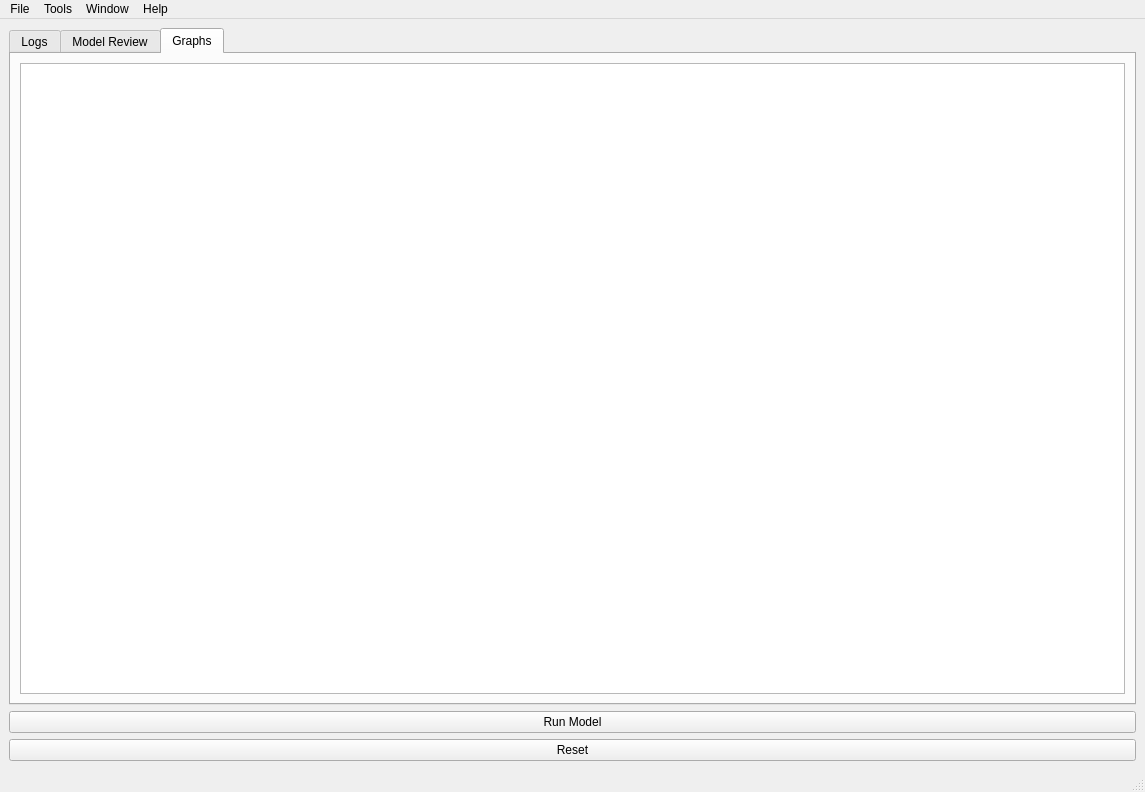
<?xml version="1.0" encoding="UTF-8"?>
<ui version="4.0">
 <class>MainWindow</class>
 <widget class="QMainWindow" name="MainWindow">
  <property name="windowModality">
   <enum>Qt::WindowModality::NonModal</enum>
  </property>
  <property name="enabled">
   <bool>true</bool>
  </property>
  <property name="geometry">
   <rect>
    <x>0</x>
    <y>0</y>
    <width>1145</width>
    <height>792</height>
   </rect>
  </property>
  <property name="minimumSize">
   <size>
    <width>959</width>
    <height>577</height>
   </size>
  </property>
  <property name="contextMenuPolicy">
   <enum>Qt::ContextMenuPolicy::DefaultContextMenu</enum>
  </property>
  <property name="windowTitle">
   <string>Telemetry</string>
  </property>
  <property name="statusTip">
   <string/>
  </property>
  <property name="whatsThis">
   <string/>
  </property>
  <property name="accessibleName">
   <string/>
  </property>
  <property name="accessibleDescription">
   <string/>
  </property>
  <property name="autoFillBackground">
   <bool>true</bool>
  </property>
  <property name="dockOptions">
   <set>QMainWindow::DockOption::AllowTabbedDocks|QMainWindow::DockOption::AnimatedDocks</set>
  </property>
  <widget class="QWidget" name="centralwidget">
   <layout class="QVBoxLayout" name="verticalLayout">
    <item>
     <widget class="QTabWidget" name="tabWidget">
      <property name="minimumSize">
       <size>
        <width>0</width>
        <height>0</height>
       </size>
      </property>
      <property name="currentIndex">
       <number>2</number>
      </property>
      <widget class="QWidget" name="tab_2">
       <attribute name="title">
        <string>Logs</string>
       </attribute>
       <widget class="QTextEdit" name="textEdit">
        <property name="geometry">
         <rect>
          <x>10</x>
          <y>10</y>
          <width>761</width>
          <height>461</height>
         </rect>
        </property>
        <property name="readOnly">
         <bool>true</bool>
        </property>
       </widget>
      </widget>
      <widget class="QWidget" name="tab">
       <attribute name="title">
        <string>Model Review</string>
       </attribute>
       <widget class="QPushButton" name="dataPathButton">
        <property name="geometry">
         <rect>
          <x>880</x>
          <y>20</y>
          <width>61</width>
          <height>31</height>
         </rect>
        </property>
        <property name="text">
         <string>...</string>
        </property>
       </widget>
       <widget class="QTextEdit" name="dataPathEdit">
        <property name="geometry">
         <rect>
          <x>100</x>
          <y>20</y>
          <width>761</width>
          <height>31</height>
         </rect>
        </property>
        <property name="lineWrapMode">
         <enum>QTextEdit::LineWrapMode::NoWrap</enum>
        </property>
        <property name="readOnly">
         <bool>true</bool>
        </property>
       </widget>
       <widget class="QLabel" name="label">
        <property name="geometry">
         <rect>
          <x>30</x>
          <y>30</y>
          <width>58</width>
          <height>16</height>
         </rect>
        </property>
        <property name="text">
         <string>Data File</string>
        </property>
       </widget>
      </widget>
      <widget class="QWidget" name="tab_3">
       <attribute name="title">
        <string>Graphs</string>
       </attribute>
       <layout class="QGridLayout" name="gridLayout">
        <item row="0" column="0">
         <widget class="QGraphicsView" name="graphicsView">
          <property name="sizePolicy">
           <sizepolicy hsizetype="Expanding" vsizetype="Expanding">
            <horstretch>0</horstretch>
            <verstretch>0</verstretch>
           </sizepolicy>
          </property>
          <property name="minimumSize">
           <size>
            <width>0</width>
            <height>0</height>
           </size>
          </property>
          <property name="layoutDirection">
           <enum>Qt::LayoutDirection::LeftToRight</enum>
          </property>
          <property name="sizeAdjustPolicy">
           <enum>QAbstractScrollArea::SizeAdjustPolicy::AdjustToContents</enum>
          </property>
          <property name="alignment">
           <set>Qt::AlignmentFlag::AlignJustify|Qt::AlignmentFlag::AlignVCenter</set>
          </property>
          <property name="dragMode">
           <enum>QGraphicsView::DragMode::ScrollHandDrag</enum>
          </property>
          <property name="cacheMode">
           <set>QGraphicsView::CacheModeFlag::CacheBackground</set>
          </property>
          <property name="transformationAnchor">
           <enum>QGraphicsView::ViewportAnchor::AnchorUnderMouse</enum>
          </property>
          <property name="resizeAnchor">
           <enum>QGraphicsView::ViewportAnchor::AnchorUnderMouse</enum>
          </property>
         </widget>
        </item>
       </layout>
      </widget>
     </widget>
    </item>
    <item>
     <widget class="QPushButton" name="pushButton">
      <property name="text">
       <string>Run Model</string>
      </property>
     </widget>
    </item>
    <item>
     <widget class="QPushButton" name="pushButton_2">
      <property name="text">
       <string>Reset</string>
      </property>
     </widget>
    </item>
   </layout>
  </widget>
  <widget class="QMenuBar" name="menubar">
   <property name="geometry">
    <rect>
     <x>0</x>
     <y>0</y>
     <width>1145</width>
     <height>37</height>
    </rect>
   </property>
   <widget class="QMenu" name="menuTelemetry">
    <property name="title">
     <string>File</string>
    </property>
    <addaction name="actionqweweqwe"/>
   </widget>
   <widget class="QMenu" name="menuwewqe">
    <property name="title">
     <string>Tools</string>
    </property>
    <addaction name="separator"/>
    <addaction name="actionqwewewqe"/>
   </widget>
   <widget class="QMenu" name="menuWindow">
    <property name="title">
     <string>Window</string>
    </property>
   </widget>
   <widget class="QMenu" name="menuHelp">
    <property name="title">
     <string>Help</string>
    </property>
   </widget>
   <addaction name="menuTelemetry"/>
   <addaction name="menuwewqe"/>
   <addaction name="menuWindow"/>
   <addaction name="menuHelp"/>
  </widget>
  <widget class="QStatusBar" name="statusbar"/>
  <action name="actionqwewewqe">
   <property name="text">
    <string>qwewewqe</string>
   </property>
  </action>
  <action name="actionqweweqwe">
   <property name="text">
    <string>qweweqwe</string>
   </property>
  </action>
 </widget>
 <resources/>
 <connections/>
</ui>
